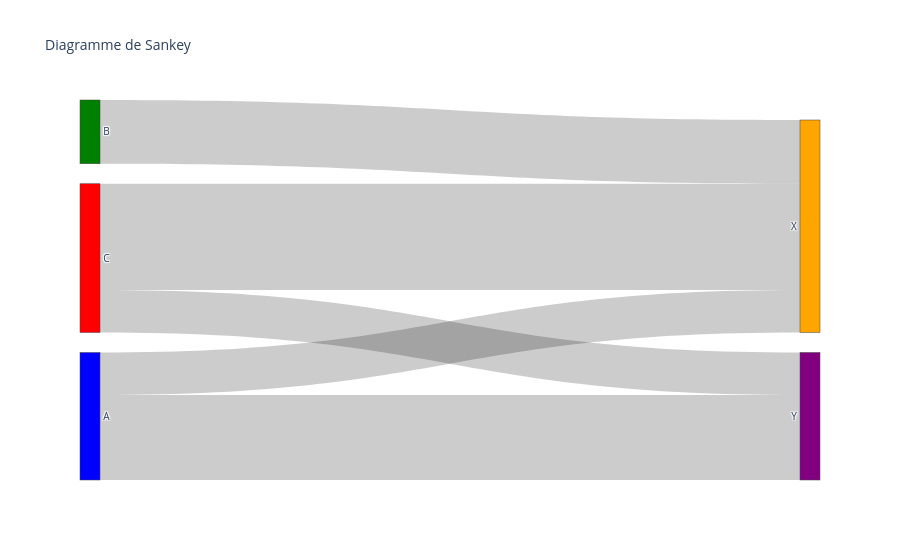

Here is the notebook cell this chart was saved with:
### Code cell
# d) Diagramme de Sankey

from plotly import graph_objects as go

fig = go.Figure(go.Sankey(
    node=dict(
        label=['A', 'B', 'C', 'X', 'Y'],
        color=['blue', 'green', 'red', 'orange', 'purple']
    ),
    link=dict(
        source=[0, 0, 1, 2, 2],
        target=[3, 4, 3, 4, 3],
        value=[10, 20, 15, 10, 25]
    )
))
fig.update_layout(title_text="Diagramme de Sankey", font_size=10)
fig.show()

### Figure 1 — Plotly figure (JSON) as saved in the notebook; plotly's stock layout.template omitted (floating-point values rounded to 4 significant figures)
{"data": [{"link": {"source": [0, 0, 1, 2, 2], "target": [3, 4, 3, 4, 3], "value": [10, 20, 15, 10, 25]}, "node": {"color": ["blue", "green", "red", "orange", "purple"], "label": ["A", "B", "C", "X", "Y"]}, "type": "sankey"}], "layout": {"font": {"size": 10}, "title": {"text": "Diagramme de Sankey"}}}
